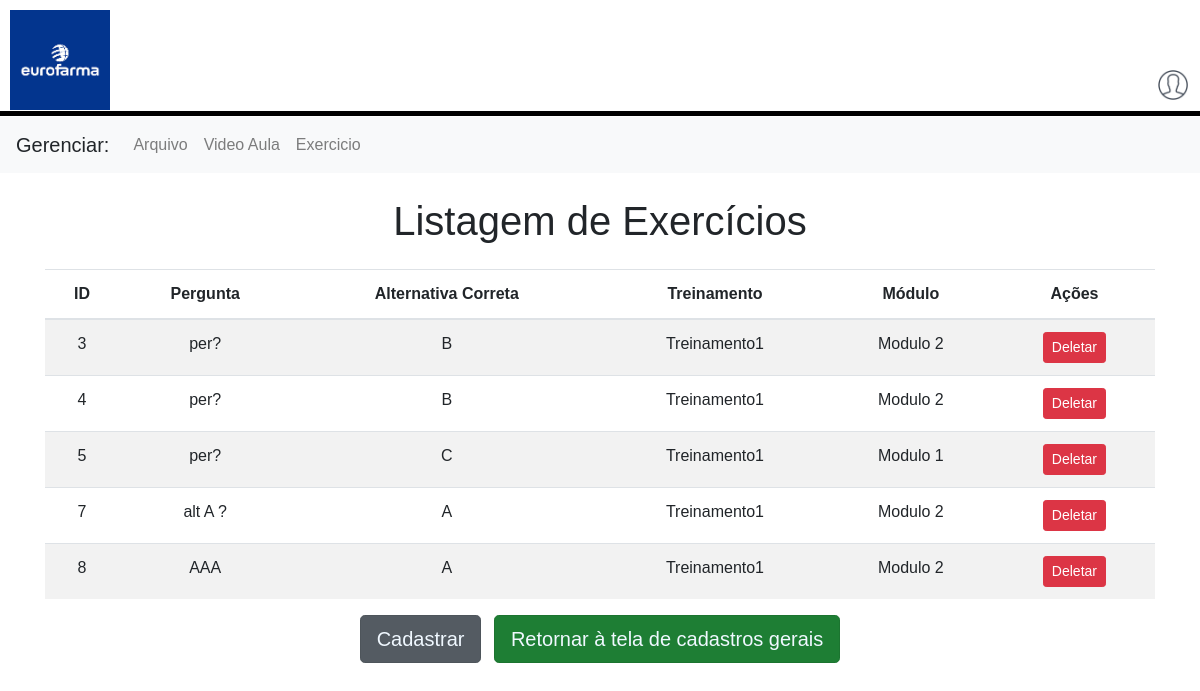
The app's page /listar_exercicios/, older data.
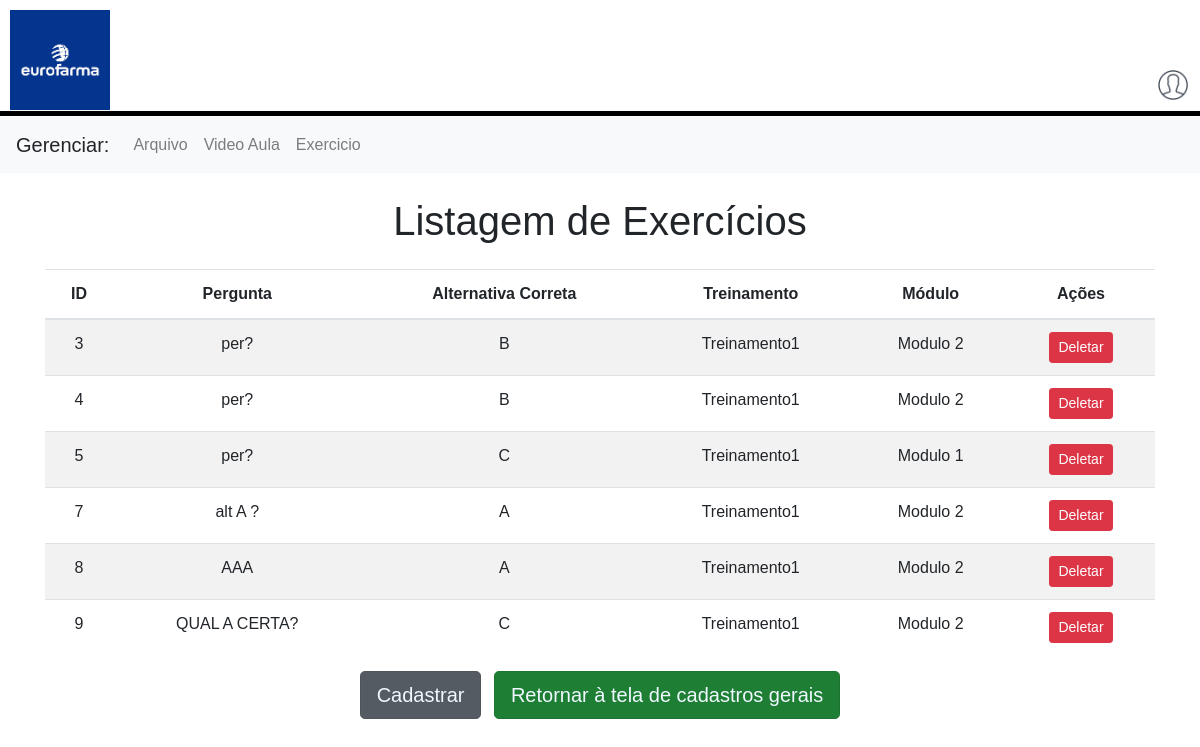
The same page, newer data.
### core/models.py (models this page shows)
class Exercicio(models.Model):
    pergunta = models.CharField(max_length=255)
    alternativa_a = models.CharField(max_length=255)
    alternativa_b = models.CharField(max_length=255)
    alternativa_c = models.CharField(max_length=255)
    alternativa_d = models.CharField(max_length=255)
    alternativa_e = models.CharField(max_length=255, blank=True, null=True)
    resposta_correta = models.CharField(max_length=1)
    treinamento = models.ForeignKey(Treinamentos, on_delete=models.SET_NULL, null=True)
    modulo = models.ForeignKey(Modulos, on_delete=models.SET_NULL, null=True)

class Treinamentos(models.Model):
    nome_treinamento = models.CharField(max_length=255)
    setor = models.ForeignKey(Setores, on_delete=models.SET_NULL, null=True)
    def __str__(self):
        return self.nome_treinamento

class Modulos(models.Model):
    nome_modulo = models.CharField(max_length=255)
    video = models.ForeignKey('AcervoVideos', on_delete=models.SET_NULL, null=True, blank=True)  # Referenciar com string
    def __str__(self):
        return self.nome_modulo

### core/views.py (the view)
# urls.py: path('listar_exercicios/', views.listar_exercicios, name='listar_exercicios'),
def listar_exercicios(request):
    exercicios = Exercicio.objects.all()
    return render(request, 'core/listar_exercicios.html', {'exercicios': exercicios})

### core/templates/core/listar_exercicios.html (shortened to what this page needs)
<!DOCTYPE html>
<html lang="pt-br">
<head>
    <link rel="stylesheet" href="https://stackpath.bootstrapcdn.com/bootstrap/4.1.3/css/bootstrap.min.css"
>
</head>
<body>
    <header>
        <div class="hdr">
            <div class="hdr_eur">
                <img class="eur" src="../../static/images/europahma.png" alt="">
            </div>
            <div class="hdr_lgn">
                <img class="icon" src="../../static/images/user.png" alt="">
            </div>
        </div>
    </header>
    <hr>
    <nav class="navbar navbar-expand-lg navbar-light bg-light conf_bar">
    <a class="navbar-brand bg-transparent conf_bar">Gerenciar:</a>
    <div class="collapse navbar-collapse bg-transparent" id="navbarNav">
        <ul class="navbar-nav">
            <li class="nav-item">
                <a class="nav-link bg-transparent" href="{% url 'listar_material' %}">Arquivo </a>
            </li>
            <li class="nav-item bg-transparent">
                <a class="nav-link tst" href="{% url 'acervo_videos' %}">Video Aula</a>
            </li>
            <li class="nav-item">
                <a class="nav-link bg-transparent" href="{% url 'listar_exercicios' %}">Exercicio</a>
            </li>
        </ul>
    </div>
    </nav>
    <div class="container">
        <h1 class="my-4">Listagem de Exercícios</h1>
        <table class="table table-striped">
            <thead>
                <tr>
                    <th>ID</th>
                    <th>Pergunta</th>
                    <th>Alternativa Correta</th>
                    <th>Treinamento</th>
                    <th>Módulo</th>
                    <th>Ações</th>
                </tr>
            </thead>
            <tbody>
                {% for exercicio in exercicios %}
                <tr>
                    <td>{{ exercicio.id }}</td>
                    <td>{{ exercicio.pergunta }}</td>
                    <td>{{ exercicio.resposta_correta }}</td>
                    <td>{{ exercicio.treinamento }}</td>
                    <td>{{ exercicio.modulo }}</td>
                    <td>
                        <a href="{% url 'deletar_exercicio' exercicio.id %}" class="btn btn-danger btn-sm">Deletar</a>
                    </td>
                </tr>
                {% empty %}
                <tr>
                    <td colspan="6">Nenhum exercício cadastrado.</td>
                </tr>
                {% endfor %}
            </tbody>
        </table>
    </div>
    <button class="btn btn-secondary btn-lg active tst mr-2"><a
            href="{% url 'cadastrar_exercicio' %}">Cadastrar</a></button>
    <button class="btn btn-success btn-lg active tst"><a href="{% url 'cadastro_geral' %}">Retornar à tela de cadastros
            gerais</a></button>
</body>
</html>

Row changes from the older to the newer data that the page shows:
added Exercicio: id "9", pergunta "QUAL A CERTA?", resposta_correta "C", treinamento "Treinamento1", modulo "Modulo 2"
